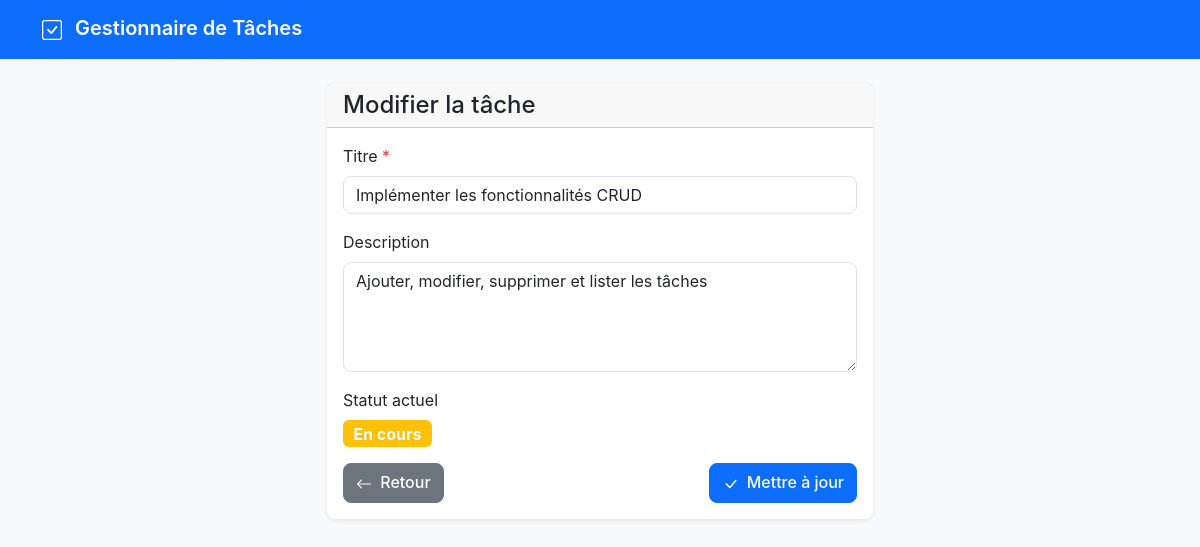
The page /tasks/edit/3 on the database its author committed.
### tables this page shows
CREATE TABLE IF NOT EXISTS tasks (
    id INT AUTO_INCREMENT PRIMARY KEY,
    title VARCHAR(255) NOT NULL,
    description TEXT,
    status ENUM('pending', 'completed') DEFAULT 'pending',
    created_at TIMESTAMP DEFAULT CURRENT_TIMESTAMP,
    updated_at TIMESTAMP DEFAULT CURRENT_TIMESTAMP ON UPDATE CURRENT_TIMESTAMP,
    
    INDEX idx_status (status),
    INDEX idx_created_at (created_at)
);

### app/controllers/TaskController.php (called while the page is built, shortened)
<?php
class TaskController extends Controller {
    private $taskModel;
    public function __construct() {
        $this->taskModel = new Task();
    }
    public function edit($id) {
        $task = $this->taskModel->findById($id);
        $this->view('tasks/edit', ['task' => $task]);
    }
}
?>

### index.php (called while the page is built, shortened)
<?php
require_once 'config/database.php';
require_once 'core/Router.php';
require_once 'core/Model.php';
require_once 'app/controllers/TaskController.php';
$router = new Router();
$router->add('GET', '/', 'TaskController@index');
$router->add('GET', '/tasks', 'TaskController@index');
$router->add('GET', '/tasks/create', 'TaskController@create');
$router->add('POST', '/tasks/store', 'TaskController@store');
$router->add('GET', '/tasks/edit/{id}', 'TaskController@edit');
$router->add('POST', '/tasks/update/{id}', 'TaskController@update');
$router->add('POST', '/tasks/delete/{id}', 'TaskController@delete');
$router->add('POST', '/tasks/toggle/{id}', 'TaskController@toggle');
$router->resolve();
?>

### config/database.php (called while the page is built)
<?php
class Database {
    private static $instance = null;
    private $connection;
    private $host = 'localhost';
    private $database = 'task_manager';
    private $username = 'root';
    private $password = '';
    private function __construct() {
        try {
            $this->connection = new PDO(
                "mysql:host={$this->host};dbname={$this->database};charset=utf8",
                $this->username,
                $this->password,
                [
                    PDO::ATTR_ERRMODE => PDO::ERRMODE_EXCEPTION,
                    PDO::ATTR_DEFAULT_FETCH_MODE => PDO::FETCH_ASSOC
                ]
            );
        } catch (PDOException $e) {
            die("Erreur de connexion à la base de données : " . $e->getMessage());
        }
    }
    public static function getInstance() {
        if (self::$instance === null) {
            self::$instance = new self();
        }
        return self::$instance;
    }
    public function getConnection() {
        return $this->connection;
    }
}
?>

### core/Model.php (called while the page is built, shortened)
<?php
class Model {
    protected $db;
    protected $table;
    public function __construct() {
        $this->db = Database::getInstance()->getConnection();
    }
    public function findById($id) {
        $stmt = $this->db->prepare("SELECT * FROM {$this->table} WHERE id = ?");
        $stmt->execute([$id]);
        return $stmt->fetch();
    }
}
?>

### app/views/tasks/edit.php (the view)
<div class="row justify-content-center">
    <div class="col-md-8 col-lg-6">
        <div class="card">
            <div class="card-header">
                <h4 class="mb-0">Modifier la tâche</h4>
            </div>
            <div class="card-body">
                <form method="POST" action="/tasks/update/<?= $task['id'] ?>">
                    <div class="mb-3">
                        <label for="title" class="form-label">Titre <span class="text-danger">*</span></label>
                        <input type="text" class="form-control" id="title" name="title" value="<?= htmlspecialchars($task['title']) ?>" required maxlength="255">
                    </div>
                    <div class="mb-3">
                        <label for="description" class="form-label">Description</label>
                        <textarea class="form-control" id="description" name="description" rows="4" placeholder="Description optionnelle de la tâche..."><?= htmlspecialchars($task['description']) ?></textarea>
                    </div>
                    <div class="mb-3">
                        <label class="form-label">Statut actuel</label>
                        <div>
                            <span class="badge <?= $task['status'] === 'completed' ? 'bg-success' : 'bg-warning' ?> fs-6">
                                <?= $task['status'] === 'completed' ? 'Terminée' : 'En cours' ?>
                            </span>
                        </div>
                    </div>
                    <div class="d-flex justify-content-between">
                        <a href="/tasks" class="btn btn-secondary">
                            <i class="bi bi-arrow-left me-1"></i>
                            Retour
                        </a>
                        <button type="submit" class="btn btn-primary">
                            <i class="bi bi-check-lg me-1"></i>
                            Mettre à jour
                        </button>
                    </div>
                </form>
            </div>
        </div>
    </div>
</div>

### core/Router.php (shortened to what this page needs)
<?php
class Router {
    private $routes = [];
    public function add($method, $path, $handler) {
        $this->routes[] = [
            'method' => $method,
            'path' => $path,
            'handler' => $handler
        ];
    }
    public function resolve() {
        $requestMethod = $_SERVER['REQUEST_METHOD'];
        $requestPath = parse_url($_SERVER['REQUEST_URI'], PHP_URL_PATH);
        $requestPath = rtrim($requestPath, '/');
        foreach ($this->routes as $route) {
            if ($route['method'] === $requestMethod) {
                $pattern = preg_replace('/\{([^}]+)\}/', '([^/]+)', $route['path']);
                $pattern = '#^' . $pattern . '$#';
                if (preg_match($pattern, $requestPath, $matches)) {
                    array_shift($matches);
                    list($controller, $method) = explode('@', $route['handler']);
                    $controllerInstance = new $controller();
                    if (empty($matches)) {
                        $controllerInstance->$method();
                    } else {
                        $controllerInstance->$method(...$matches);
                    }
                    return;
                }
            }
        }
    }
}
?>

### app/views/layout/header.php (shortened to what this page needs)
<!DOCTYPE html>
<html lang="fr">
<head>
    <link href="https://cdn.jsdelivr.net/npm/bootstrap@5.3.0/dist/css/bootstrap.min.css" rel="stylesheet">
    <link href="https://cdn.jsdelivr.net/npm/bootstrap-icons@1.10.0/font/bootstrap-icons.css" rel="stylesheet">
    <link href="public/css/style.css" rel="stylesheet">
</head>
<body>
    <nav class="navbar navbar-expand-lg navbar-dark bg-primary mb-4">
        <div class="container">
            <a class="navbar-brand" href="/tasks">
                <i class="bi bi-check-square me-2"></i>
                Gestionnaire de Tâches
            </a>
        </div>
    </nav>
    <div class="container">

### public/css/style.css (style rules this page uses)
:root { --primary-color: #0d6efd; --success-color: #198754; --warning-color: #ffc107; --danger-color: #dc3545; --light-gray: #f8f9fa; --border-radius: 0.5rem; }
body { background-color: var(--light-gray); font-family: -apple-system, BlinkMacSystemFont, "Segoe UI", Roboto, sans-serif; }
.navbar-brand { font-weight: 600; }
.card { border: none; box-shadow: 0 0.125rem 0.25rem rgba(0, 0, 0, 0.075); border-radius: var(--border-radius); transition: transform 0.2s ease-in-out, box-shadow 0.2s ease-in-out; }
.form-control, .form-select { border-radius: var(--border-radius); border: 1px solid #dee2e6; }
.btn { border-radius: var(--border-radius); font-weight: 500; }
.bi { vertical-align: -0.125em; }

### rows shown on the page
tasks: title "Implémenter les fonctionnalités CRUD", description "Ajouter, modifier, supprimer et lister les tâches", status "En cours"
